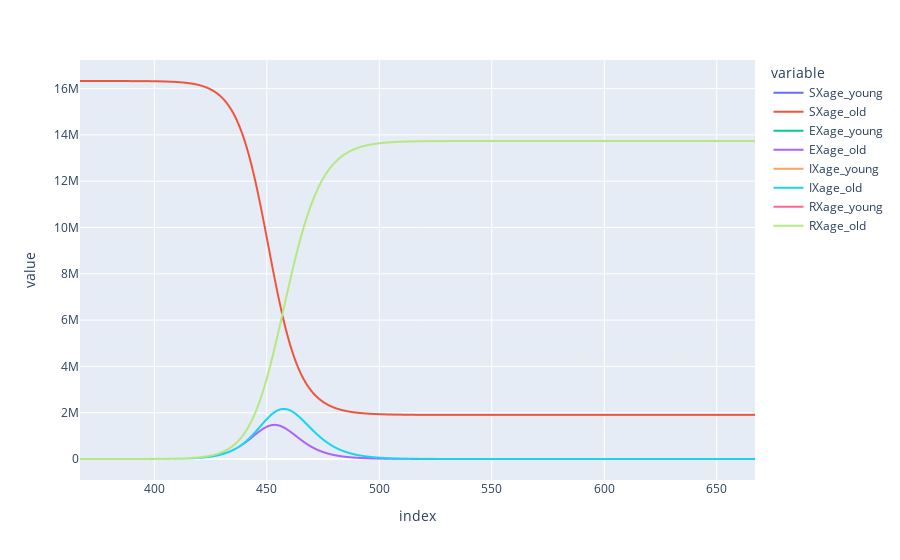

The notebook cell this image was saved under:
### Markdown cell above
And plot let's plot the eight epi curves ["young", "old"] * ["S","E", "I", "R"]

### Code cell
plot_compartments(model)

### Figure 1 — Plotly figure (JSON) as saved in the notebook; plotly's stock layout.template omitted (floating-point values rounded to 4 significant figures; data arrays with more than 128 entries replaced by an {"elided": "..."} marker saying what was removed)
{"data": [{"hovertemplate": "variable=SXage_young<br>index=%{x}<br>value=%{y}<extra></extra>", "legendgroup": "SXage_young", "line": {"color": "#636efa", "dash": "solid"}, "marker": {"symbol": "circle"}, "mode": "lines", "name": "SXage_young", "showlegend": true, "type": "scattergl", "x": {"elided": "301 int values"}, "xaxis": "x", "y": {"elided": "301 float values"}, "yaxis": "y"}, {"hovertemplate": "variable=SXage_old<br>index=%{x}<br>value=%{y}<extra></extra>", "legendgroup": "SXage_old", "line": {"color": "#EF553B", "dash": "solid"}, "marker": {"symbol": "circle"}, "mode": "lines", "name": "SXage_old", "showlegend": true, "type": "scattergl", "x": {"elided": "301 int values"}, "xaxis": "x", "y": {"elided": "301 float values"}, "yaxis": "y"}, {"hovertemplate": "variable=EXage_young<br>index=%{x}<br>value=%{y}<extra></extra>", "legendgroup": "EXage_young", "line": {"color": "#00cc96", "dash": "solid"}, "marker": {"symbol": "circle"}, "mode": "lines", "name": "EXage_young", "showlegend": true, "type": "scattergl", "x": {"elided": "301 int values"}, "xaxis": "x", "y": {"elided": "301 float values"}, "yaxis": "y"}, {"hovertemplate": "variable=EXage_old<br>index=%{x}<br>value=%{y}<extra></extra>", "legendgroup": "EXage_old", "line": {"color": "#ab63fa", "dash": "solid"}, "marker": {"symbol": "circle"}, "mode": "lines", "name": "EXage_old", "showlegend": true, "type": "scattergl", "x": {"elided": "301 int values"}, "xaxis": "x", "y": {"elided": "301 float values"}, "yaxis": "y"}, {"hovertemplate": "variable=IXage_young<br>index=%{x}<br>value=%{y}<extra></extra>", "legendgroup": "IXage_young", "line": {"color": "#FFA15A", "dash": "solid"}, "marker": {"symbol": "circle"}, "mode": "lines", "name": "IXage_young", "showlegend": true, "type": "scattergl", "x": {"elided": "301 int values"}, "xaxis": "x", "y": {"elided": "301 float values"}, "yaxis": "y"}, {"hovertemplate": "variable=IXage_old<br>index=%{x}<br>value=%{y}<extra></extra>", "legendgroup": "IXage_old", "line": {"color": "#19d3f3", "dash": "solid"}, "marker": {"symbol": "circle"}, "mode": "lines", "name": "IXage_old", "showlegend": true, "type": "scattergl", "x": {"elided": "301 int values"}, "xaxis": "x", "y": {"elided": "301 float values"}, "yaxis": "y"}, {"hovertemplate": "variable=RXage_young<br>index=%{x}<br>value=%{y}<extra></extra>", "legendgroup": "RXage_young", "line": {"color": "#FF6692", "dash": "solid"}, "marker": {"symbol": "circle"}, "mode": "lines", "name": "RXage_young", "showlegend": true, "type": "scattergl", "x": {"elided": "301 int values"}, "xaxis": "x", "y": {"elided": "301 float values"}, "yaxis": "y"}, {"hovertemplate": "variable=RXage_old<br>index=%{x}<br>value=%{y}<extra></extra>", "legendgroup": "RXage_old", "line": {"color": "#B6E880", "dash": "solid"}, "marker": {"symbol": "circle"}, "mode": "lines", "name": "RXage_old", "showlegend": true, "type": "scattergl", "x": {"elided": "301 int values"}, "xaxis": "x", "y": {"elided": "301 float values"}, "yaxis": "y"}], "layout": {"legend": {"title": {"text": "variable"}, "tracegroupgap": 0}, "margin": {"t": 60}, "xaxis": {"anchor": "y", "domain": [0, 1], "title": {"text": "index"}}, "yaxis": {"anchor": "x", "domain": [0, 1], "title": {"text": "value"}}}}
